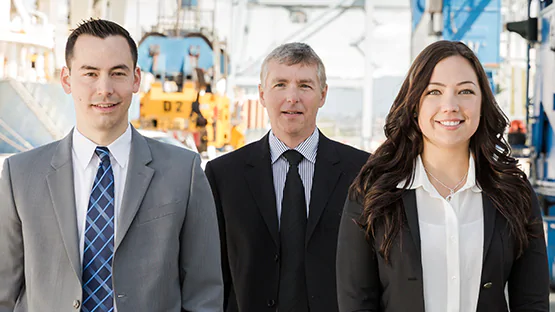
#> input picture opencv-tensorflow/modelo-ia-recon-img/fotos/pessoa-4.jpg, 555 x 312 px
$ python OpenCV4.py
#> lines starting #> are read from the running program, lines starting #| are printed output that depends on the picture; after the words box and inside, x2 and y2 are one past the last pixel; in counts of white or black regions, pixels touching at a corner belong together
import cv2

carregaAlgoritmo = cv2.CascadeClassifier("Haarcascade/haarcascade_frontalface_default.xml")

imagem = cv2.imread("./fotos/pessoa-4.jpg")
#> imagem is the input picture: shape (312, 555, 3); mean B, G, R 131.8, 134.5, 138.6

#Por recomendação o OpenCV diz para usar a img escala de cinza
#A efetividade dele é maior dessa forma
imagemCinza = cv2.cvtColor(imagem, cv2.COLOR_BGR2GRAY)
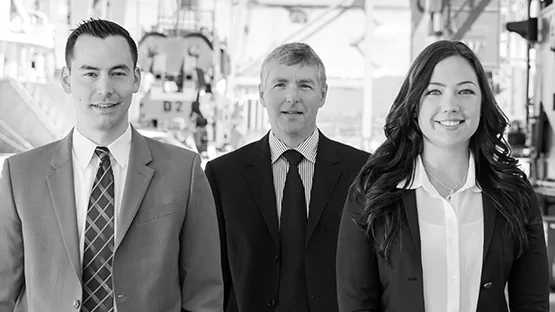
#> imagemCinza: shape (312, 555); min 0, max 255, mean 135.4

#DETECÇÃO DAS FACES
#DEFINE MINHA MATRIZ: X, Y , LARG, ALTU
faces = carregaAlgoritmo.detectMultiScale(imagemCinza)
#> faces = [[258, 57, 70, 70], [413, 63, 76, 76], [63, 40, 84, 84]]

#AUMENTAR ACURACIA NOS PARÂMETROS
"""
detectMultiScale(
    const Mat& image,  vector<Rect>& objects,
    double scaleFactor=1.1, int minNeighbors=3,
    int flags=0, Size minSize=Size(), Size maxSize=Size() )
"""


print(faces)
#| [[258  57  70  70]
#|  [413  63  76  76]
#|  [ 63  40  84  84]]
#INDETIFICAR OS PONTOS QUE detectMultiScale CAPTROU DAS IMG
for(x, y, l, a) in faces:
    #crie um retangulo nas faces que detectMultiScale localizou
    cv2.rectangle( imagem, ( x , y ), ( x + l, y + a ),( 0, 255, 0 ), 2 )
#> this loop made 3 passes
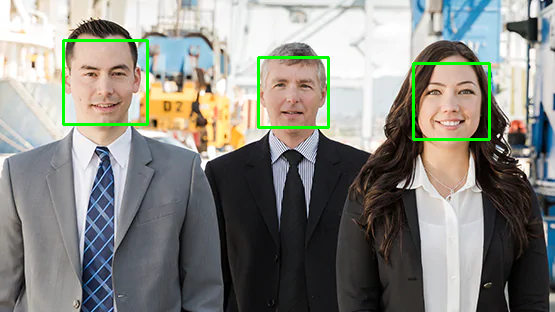
#> imagem: shape (312, 555, 3); 1.59% of pixels changed, all inside (x1, y1, x2, y2) = (62, 39, 491, 141)


cv2.imshow("Faces", imagem)
cv2.waitKey()

$ run again, with opencv-tensorflow/modelo-ia-recon-img/fotos/pessoa-1.jpg copied over opencv-tensorflow/modelo-ia-recon-img/fotos/pessoa-4.jpg
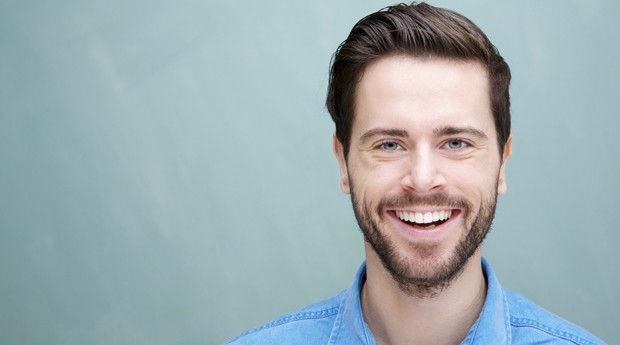
#> input picture opencv-tensorflow/modelo-ia-recon-img/fotos/pessoa-1.jpg, 620 x 345 px
#> imagem is the input picture: shape (345, 620, 3); mean B, G, R 176.2, 172.9, 156.1
#> `imagemCinza = cv2.cvtColor(imagem, cv2.COLOR_BGR2GRAY)`:
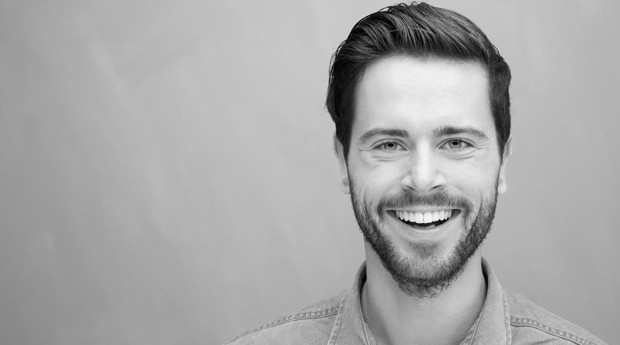
#> imagemCinza: shape (345, 620); min 0, max 250, mean 168.3
#> faces = [[325, 68, 194, 194]]
#| [[325  68 194 194]]
#> the loop `for(x, y, l, a) in faces:` made 1 pass
#> after the loop `for(x, y, l, a) in faces:`:
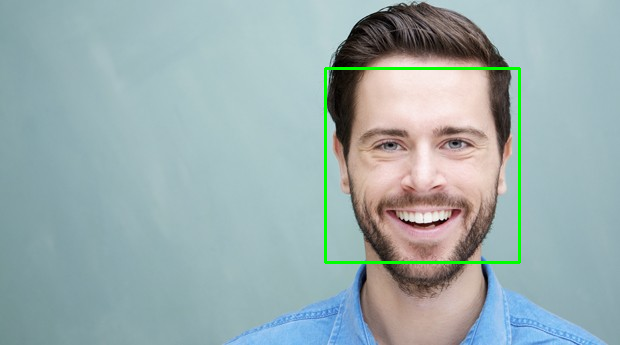
#> imagem: shape (345, 620, 3); 1.09% of pixels changed, all inside (x1, y1, x2, y2) = (324, 67, 521, 264)

$ run again, with opencv-tensorflow/modelo-ia-recon-img/fotos/pessoa-2.jpg copied over opencv-tensorflow/modelo-ia-recon-img/fotos/pessoa-4.jpg
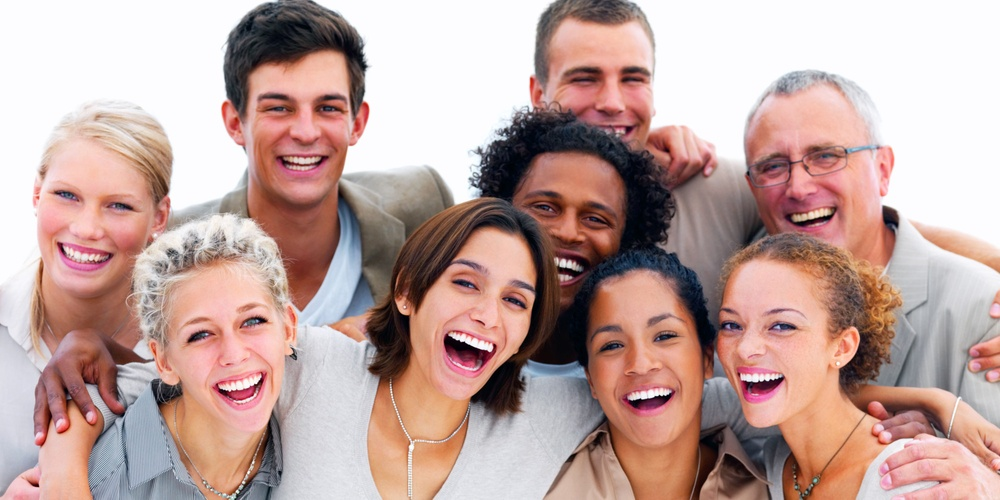
#> input picture opencv-tensorflow/modelo-ia-recon-img/fotos/pessoa-2.jpg, 1000 x 500 px, shrunk from 2000 x 1000 before the run
#> imagem is the input picture: shape (500, 1000, 3); mean B, G, R 158.4, 163.8, 192
#> `imagemCinza = cv2.cvtColor(imagem, cv2.COLOR_BGR2GRAY)`:
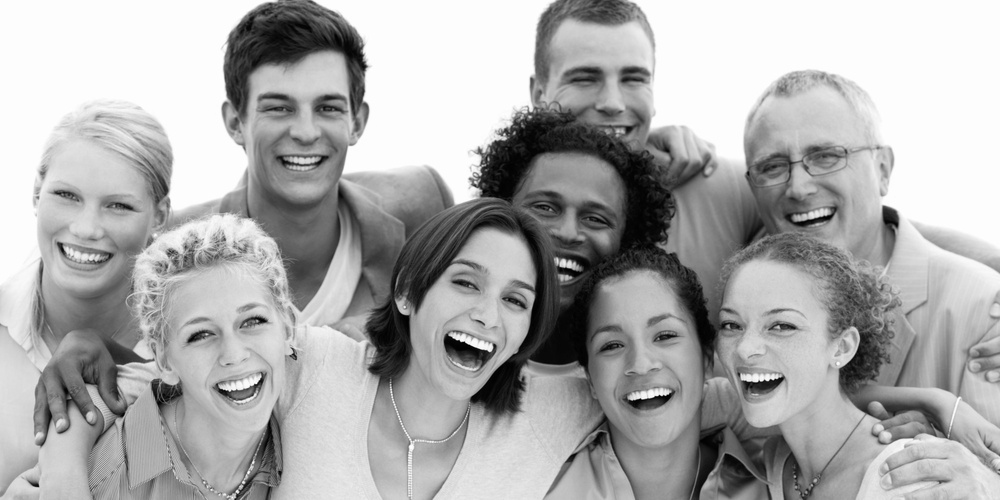
#> imagemCinza: shape (500, 1000); min 0, max 255, mean 171.6
#> faces = [[622, 423, 75, 75], [510, 164, 122, 122], [553, 33, 119, 119], [233, 52, 141, 141], [734, 112, 133, 133], [420, 238, 137, 137], [152, 270, 158, 158], [684, 265, 161, 161], [572, 287, 141, 141], [24, 150, 137, 137], [146, 167, 124, 124]]
#| [[622 423  75  75]
#|  [510 164 122 122]
#|  [553  33 119 119]
#|  [233  52 141 141]
#|  [734 112 133 133]
#|  [420 238 137 137]
#> (further printed lines are left out)
#> the loop `for(x, y, l, a) in faces:` made 11 passes
#> after the loop `for(x, y, l, a) in faces:`:
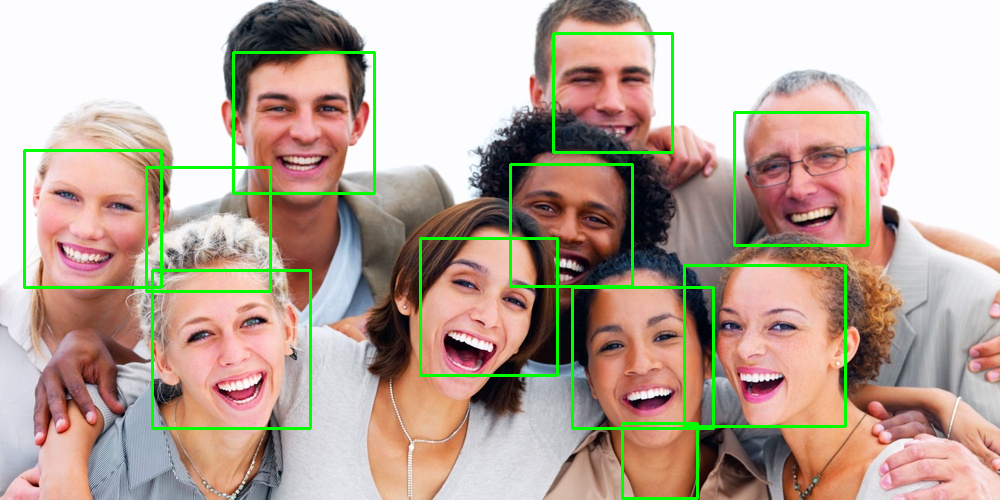
#> imagem: shape (500, 1000, 3); 3.41% of pixels changed, all inside (x1, y1, x2, y2) = (23, 32, 869, 500)

$ run again, with opencv-tensorflow/modelo-ia-recon-img/fotos/pessoa-3.jpg copied over opencv-tensorflow/modelo-ia-recon-img/fotos/pessoa-4.jpg
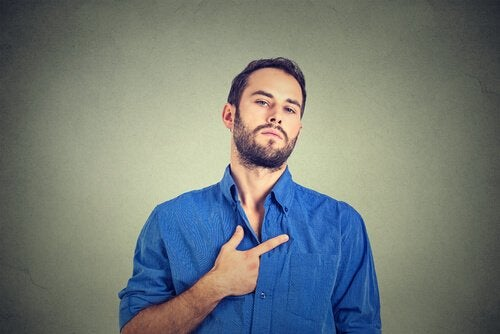
#> input picture opencv-tensorflow/modelo-ia-recon-img/fotos/pessoa-3.jpg, 500 x 334 px
#> imagem is the input picture: shape (334, 500, 3); mean B, G, R 121.5, 124.9, 117.3
#> `imagemCinza = cv2.cvtColor(imagem, cv2.COLOR_BGR2GRAY)`:
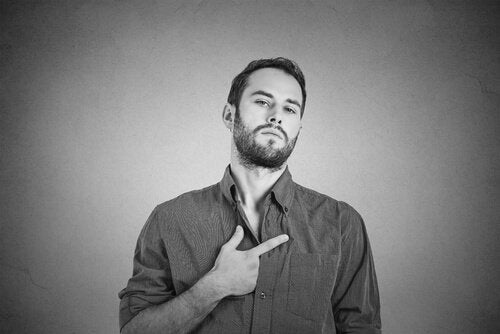
#> imagemCinza: shape (334, 500); min 3, max 239, mean 122.2
#> faces = [[233, 71, 83, 83]]
#| [[233  71  83  83]]
#> the loop `for(x, y, l, a) in faces:` made 1 pass
#> after the loop `for(x, y, l, a) in faces:`:
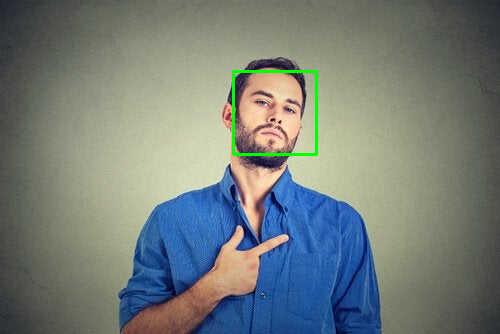
#> imagem: shape (334, 500, 3); 0.59% of pixels changed, all inside (x1, y1, x2, y2) = (232, 70, 318, 156)
